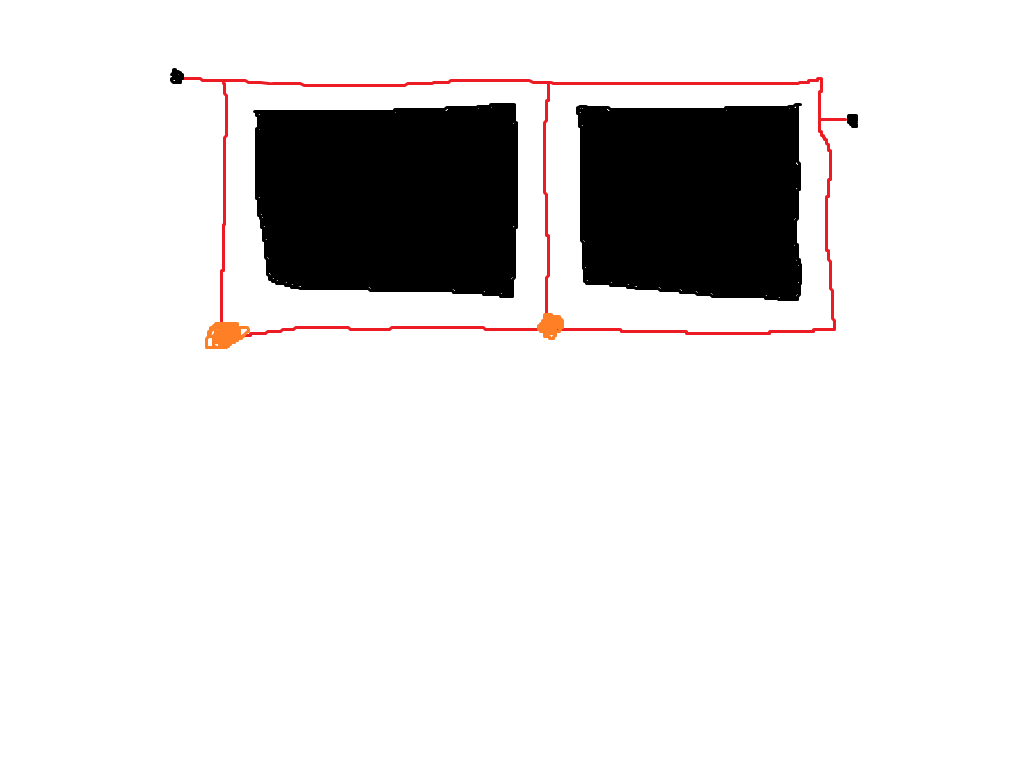
#> input picture inversity1.png, 1024 x 768 px, given in place of inversityinversity1.png.png, which was not available
$ python inversitychallengefinal.py
#> lines starting #> are read from the running program, lines starting #| are printed output that depends on the picture; after the words box and inside, x2 and y2 are one past the last pixel; in counts of white or black regions, pixels touching at a corner belong together; pictures that were not available may be replaced by others from this repository, and a replacement may not be noted
import cv2
import numpy as np
import matplotlib.pyplot as plt
import networkx as nx

# Load the Image
number = input('Which image do you want to use? (1, 2, 3): ')
#> the answer given: inversity1.png
image_path = f"inversity{number}.png"  # Ensure correct filename
image = cv2.imread(image_path)
#> image is the input picture: shape (768, 1024, 3); mean B, G, R 224.3, 224.4, 226.2

if image is None:
    raise ValueError("Error: Image not loaded. Check the file path!")

print(f'Generating path for image {number}...')

# Convert to HSV for Better Color Detection
hsv = cv2.cvtColor(image, cv2.COLOR_BGR2HSV)
#> hsv: shape (768, 1024, 3); mean H, S, V 1.4, 2.1, 226.2

# Detect Red Paths (Allowed Movement Areas)
lower_red1 = np.array([0, 80, 50])
upper_red1 = np.array([10, 255, 255])
lower_red2 = np.array([170, 80, 50])
upper_red2 = np.array([180, 255, 255])

mask_red1 = cv2.inRange(hsv, lower_red1, upper_red1)
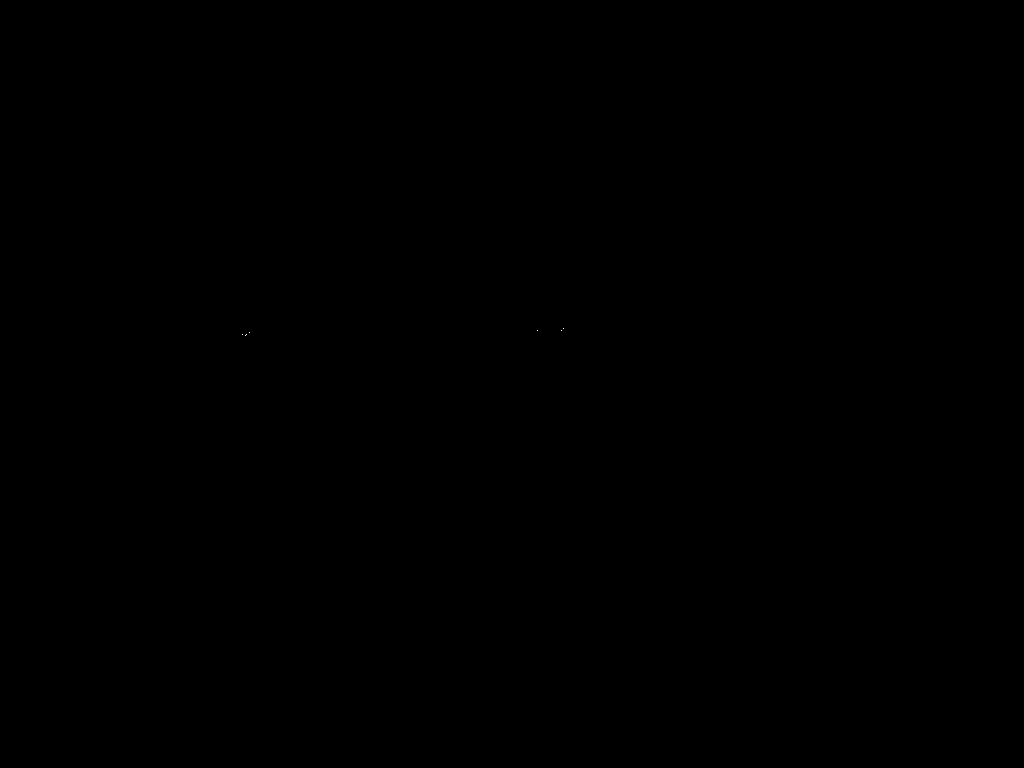
#> mask_red1: shape (768, 1024); 0% white in thin lines or dots, all inside (x1, y1, x2, y2) = (242, 328, 564, 336)
mask_red2 = cv2.inRange(hsv, lower_red2, upper_red2)
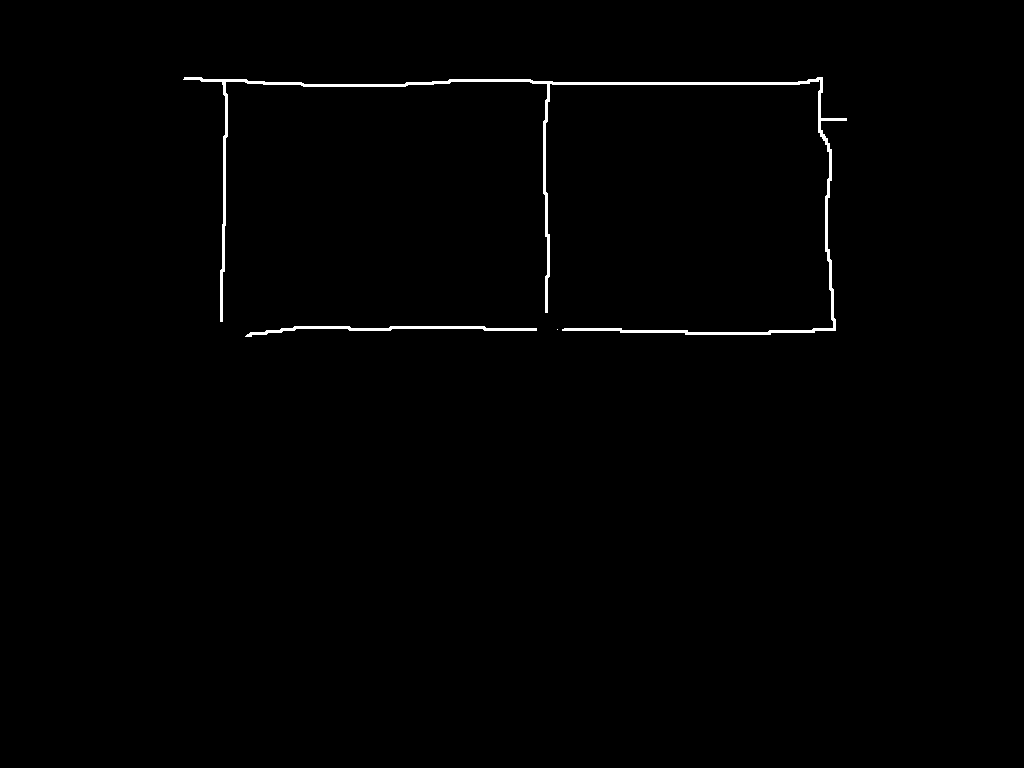
#> mask_red2: shape (768, 1024); 0.77% white; 3 white regions (1 under 20 px), largest, box (x1, y1, x2, y2) and area: (183, 77, 847, 335) 5127, (245, 326, 537, 337) 902
mask_red = cv2.bitwise_or(mask_red1, mask_red2)
#> mask_red: shape (768, 1024); 0.77% white; 4 white regions (2 under 20 px), largest, box (x1, y1, x2, y2) and area: (183, 77, 847, 335) 5129, (245, 326, 538, 337) 906

# Fill Gaps in the Red Path (Larger Dilation)
kernel = np.ones((5, 5), np.uint8)
mask_red = cv2.dilate(mask_red, kernel, iterations=1)
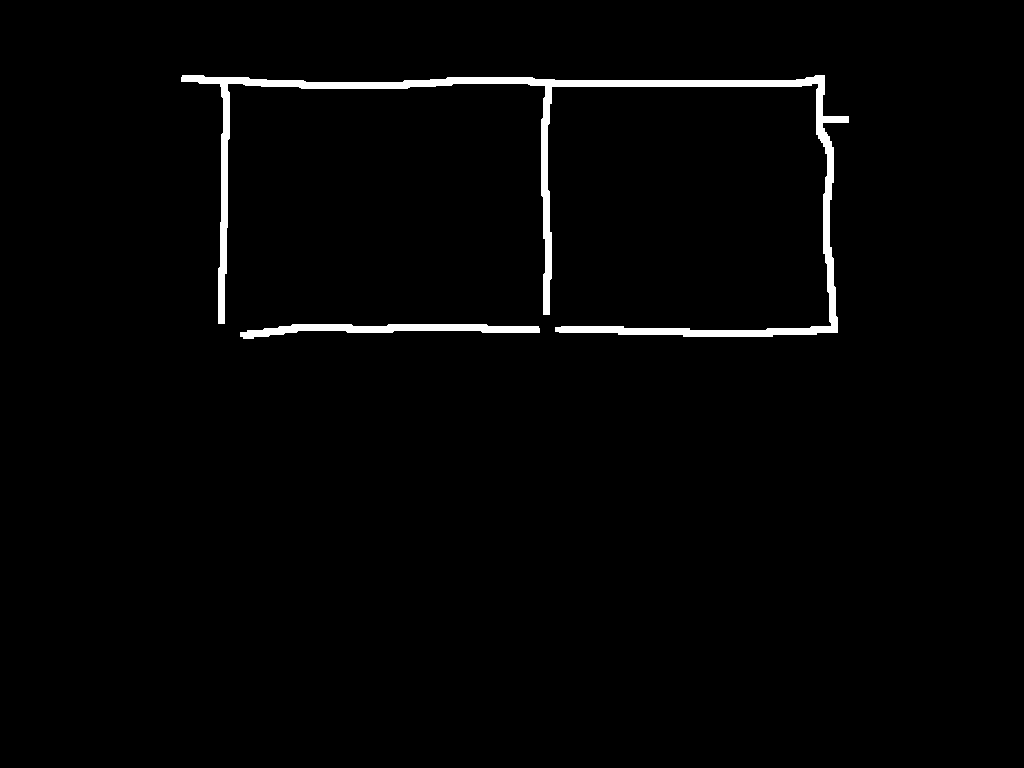
#> mask_red: shape (768, 1024); 1.8% white; 2 white regions, box (x1, y1, x2, y2) and area: (181, 75, 849, 337) 12082, (240, 324, 540, 339) 2178

# Detect Orange Blobs (Obstacles)
lower_orange = np.array([5, 50, 50])
upper_orange = np.array([20, 255, 255])
mask_orange = cv2.inRange(hsv, lower_orange, upper_orange)
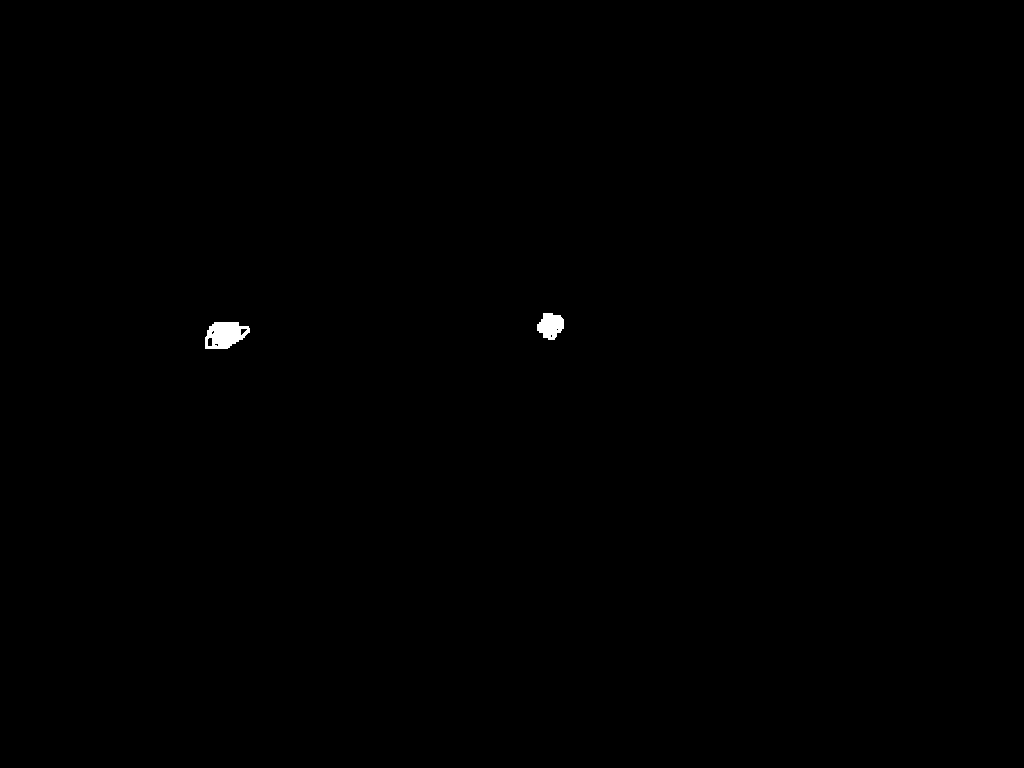
#> mask_orange: shape (768, 1024); 0.18% white; 2 white regions, box (x1, y1, x2, y2) and area: (205, 322, 250, 349) 867, (537, 313, 564, 340) 523

# Create a Walkable Grid
grid = np.zeros(image.shape[:2], dtype=np.uint8)
grid[mask_red > 0] = 1
grid[mask_orange > 0] = 0  # Block orange blobs

# Add Buffer Around Orange Blobs
buffer_size = 5
for y, x in zip(*np.where(mask_orange > 0)):
    grid[max(0, y-buffer_size):min(y+buffer_size, grid.shape[0]),
         max(0, x-buffer_size):min(x+buffer_size, grid.shape[1])] = 0
#> this loop made 1390 passes
#> (y, x) on passes 1 to 3: (313, 543), (313, 544), (313, 545)
#> grid: shape (768, 1024); values 0 (black) and 1 (white), 1.8% white; 2 white regions, box (x1, y1, x2, y2) and area: (181, 75, 849, 337) 11903, (251, 324, 532, 339) 2023

# Find All Red Path Points
red_path_points = np.column_stack(np.where(mask_red > 0))
#> red_path_points = 14260 pairs, first value 75 to 338, second value 181 to 848

# Determine Start (Top-Left) and End (Top-Right) Points
start_candidates = red_path_points[red_path_points[:, 1] == np.min(red_path_points[:, 1])]
#> start_candidates = [[77, 181], [78, 181], [79, 181], [80, 181], [81, 181]]
start_point = tuple(start_candidates[np.argmin(start_candidates[:, 0])])  # Top-left corner
#> start_point = (77, 181)

end_candidates = red_path_points[red_path_points[:, 1] == np.max(red_path_points[:, 1])]
#> end_candidates = [[116, 848], [117, 848], [118, 848], [119, 848], [120, 848], [121, 848], [122, 848]]
end_point = tuple(end_candidates[np.argmin(end_candidates[:, 0])])  # Top-right corner
#> end_point = (116, 848)

# Create Graph That Only Allows Movement on Red Paths
graph = nx.grid_2d_graph(*grid.shape)
for y, x in zip(*np.where(grid == 0)):
    if graph.has_node((y, x)):
        graph.remove_node((y, x))

# Check if start and end are walkable
if grid[start_point] == 0:
    print("Warning: Start point is not on a valid red path!")
if grid[end_point] == 0:
    print("Warning: End point is not on a valid red path!")

# Check connectivity
if not nx.has_path(graph, start_point, end_point):
    print("No path found. Check for gaps in the grid.")

# Find the Shortest Path
if nx.has_path(graph, start_point, end_point):
    path = nx.shortest_path(graph, start_point, end_point)
#> path = 707 pairs, first value 77 to 116, second value 181 to 848
else:
    path = None

# Visualize the Path
path_image = image.copy()
if path:
    for y, x in path:
        # Draw a slightly larger circle for each path point to widen the path
        cv2.circle(path_image, (x, y), radius=2, color=(0, 255, 0), thickness=-1)
#> this loop made 707 passes
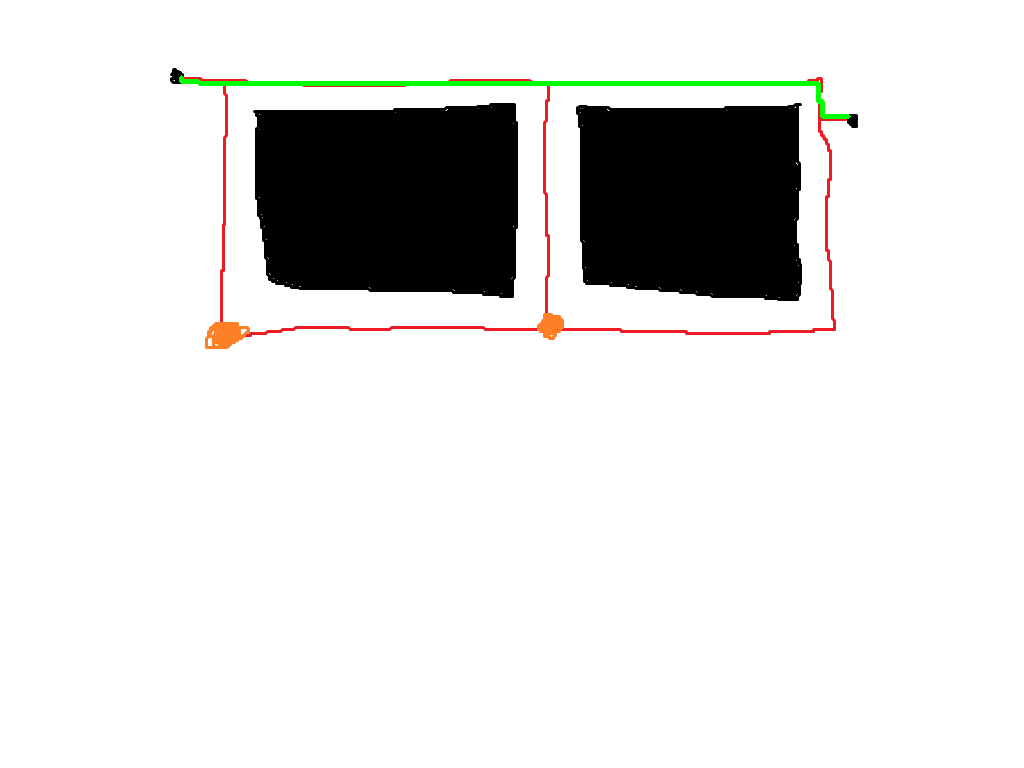
#> path_image: shape (768, 1024, 3); 0.45% of pixels changed, all inside (x1, y1, x2, y2) = (179, 75, 851, 119)
else:
    print("No path found that strictly follows the red lines.")

plt.figure(figsize=(10, 5))
plt.title("Strict Path (Only Following Red Lines, Avoiding Orange)")
plt.imshow(cv2.cvtColor(path_image, cv2.COLOR_BGR2RGB))
plt.axis("off")
plt.show()
